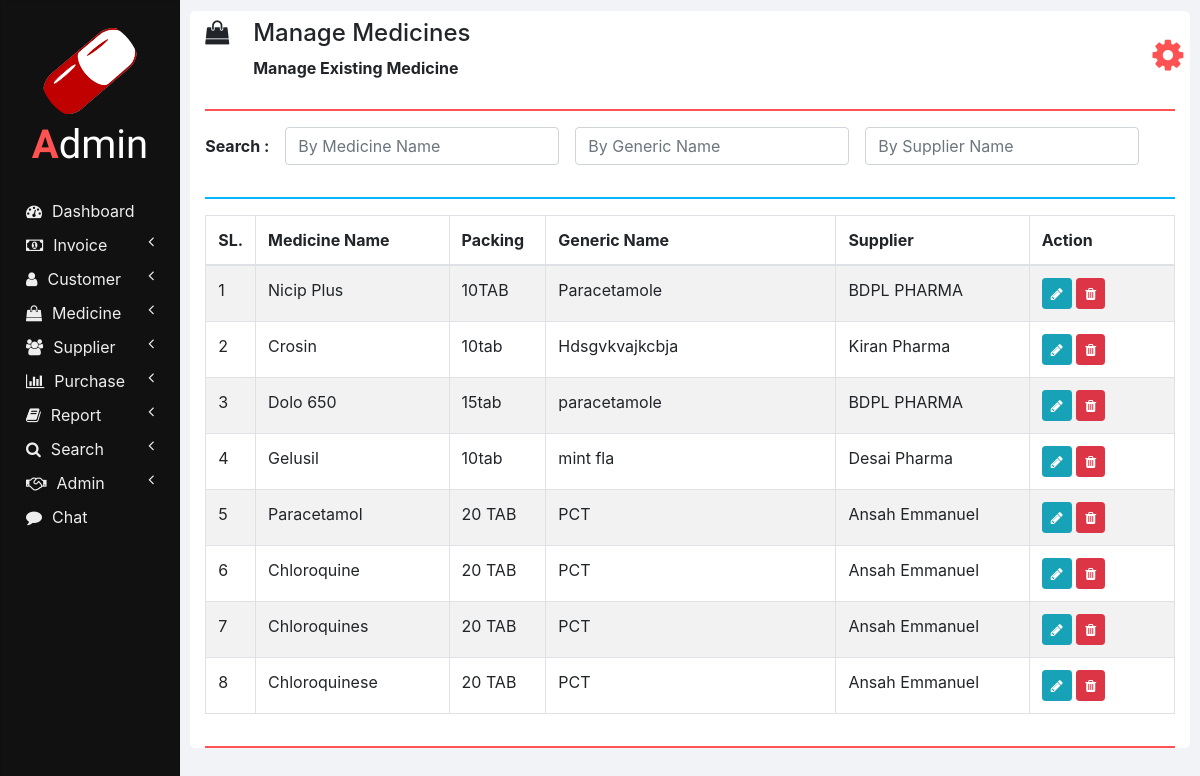
/manage_medicine.php (signed in), run on the app's committed database.
### tables this page shows
CREATE TABLE `medicines`  (
  `ID` int(11) NOT NULL AUTO_INCREMENT,
  `NAME` varchar(100) NOT NULL,
  `PACKING` varchar(20) NOT NULL,
  `GENERIC_NAME` varchar(100) NOT NULL,
  `SUPPLIER_NAME` varchar(100) NOT NULL,
  PRIMARY KEY (`ID`) USING BTREE
);

### php/manage_medicine.php (the view, shortened to what this page needs)
<?php
  function showMedicines($id) {
    require "db_connection.php";
    if($con) {
      $seq_no = 0;
      $query = "SELECT * FROM medicines";
      $result = mysqli_query($con, $query);
      while($row = mysqli_fetch_array($result)) {
        $seq_no++;
        if($row['ID'] == $id)
          showEditOptionsRow($seq_no, $row);
        else
          showMedicineRow($seq_no, $row);
      }
    }
  }
  function showMedicineRow($seq_no, $row) {
    ?>
    <tr>
      <td><?php echo $seq_no; ?></td>
      <td><?php echo $row['NAME']; ?></td>
      <td><?php echo $row['PACKING']; ?></td>
      <td><?php echo $row['GENERIC_NAME']; ?></td>
      <td><?php echo $row['SUPPLIER_NAME']; ?></td>
      <td>
        <button href="" class="btn btn-info btn-sm" onclick="editMedicine(<?php echo $row['ID']; ?>);">
          <i class="fa fa-pencil"></i>
        </button>
        <button class="btn btn-danger btn-sm" onclick="deleteMedicine(<?php echo $row['ID']; ?>);">
          <i class="fa fa-trash"></i>
        </button>
      </td>
    </tr>
    <?php
  }
  ?>

### css/sidenav.css (style rules this page uses)
body { background-color: #f1f3f6; }
.sidenav { width: 15%; height: 100vh; background-color: #222222; position: fixed; z-index: 1; flex: 1 0 auto; }
.card { width: 100%; height: 100%; top: 0; border-radius: 0; background-color: #111111; }
.logo .logo-caption { font-family: 'Poiret One', cursive; color: #ffffff; text-align: center; margin-bottom: 25px; }
.logo .profile { margin-left: 50%; border-radius: 50%; transform: translate(-50%); }
.logo .tweak { color: #ff5252; font-weight: bold; }
.main-menu-item { padding: 5px 5px; cursor: pointer; }
.main-menu-item > a { color: #eeeeee; text-decoration: none; font-size: 16px; }
.main-menu-item > a > span { margin-left: 10px; }

### css/home.css (style rules this page uses)
html, body { height: 100vh; }

### data on the page
medicines: seq_no "1", NAME "Nicip Plus", PACKING "10TAB", GENERIC_NAME "Paracetamole", SUPPLIER_NAME "BDPL PHARMA"
medicines: seq_no "2", NAME "Crosin", PACKING "10tab", GENERIC_NAME "Hdsgvkvajkcbja", SUPPLIER_NAME "Kiran Pharma"
medicines: seq_no "3", NAME "Dolo 650", PACKING "15tab", GENERIC_NAME "paracetamole", SUPPLIER_NAME "BDPL PHARMA"
medicines: seq_no "4", NAME "Gelusil", PACKING "10tab", GENERIC_NAME "mint fla", SUPPLIER_NAME "Desai Pharma"
medicines: seq_no "5", NAME "Paracetamol", PACKING "20 TAB", GENERIC_NAME "PCT", SUPPLIER_NAME "Ansah Emmanuel"
medicines: seq_no "6", NAME "Chloroquine", PACKING "20 TAB", GENERIC_NAME "PCT", SUPPLIER_NAME "Ansah Emmanuel"
medicines: seq_no "7", NAME "Chloroquines", PACKING "20 TAB", GENERIC_NAME "PCT", SUPPLIER_NAME "Ansah Emmanuel"
medicines: seq_no "8", NAME "Chloroquinese", PACKING "20 TAB", GENERIC_NAME "PCT", SUPPLIER_NAME "Ansah Emmanuel"

### other printed values
$heading "Manage Medicines"
$sub_heading "Manage Existing Medicine"
